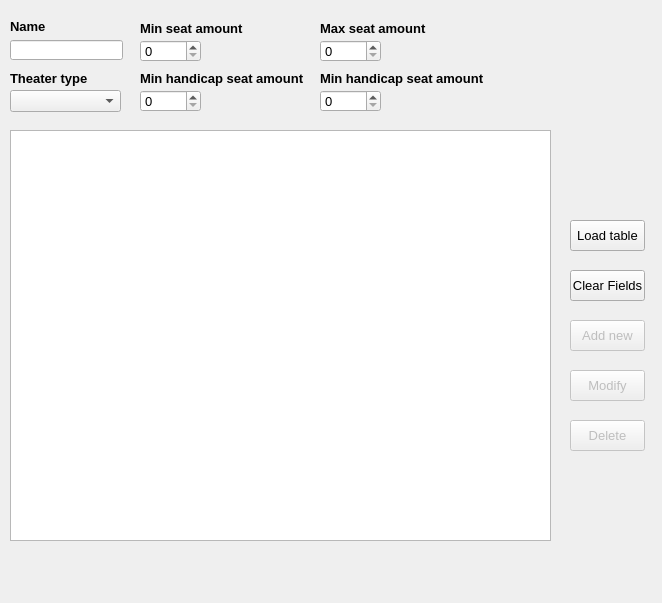
<?xml version="1.0" encoding="UTF-8"?>
<ui version="4.0">
 <class>TheatersForm</class>
 <widget class="QMainWindow" name="TheatersForm">
  <property name="geometry">
   <rect>
    <x>0</x>
    <y>0</y>
    <width>662</width>
    <height>603</height>
   </rect>
  </property>
  <property name="font">
   <font>
    <pointsize>10</pointsize>
   </font>
  </property>
  <property name="windowTitle">
   <string>Theaters</string>
  </property>
  <property name="windowIcon">
   <iconset resource="MyResources.qrc">
    <normaloff>:/Images/theater pic.png</normaloff>:/Images/theater pic.png</iconset>
  </property>
  <widget class="QWidget" name="centralwidget">
   <widget class="QTableView" name="tvwTable">
    <property name="geometry">
     <rect>
      <x>10</x>
      <y>130</y>
      <width>541</width>
      <height>411</height>
     </rect>
    </property>
   </widget>
   <widget class="QPushButton" name="pbtAddNew">
    <property name="enabled">
     <bool>false</bool>
    </property>
    <property name="geometry">
     <rect>
      <x>570</x>
      <y>320</y>
      <width>75</width>
      <height>31</height>
     </rect>
    </property>
    <property name="text">
     <string>Add new</string>
    </property>
   </widget>
   <widget class="QPushButton" name="pbtClearFields">
    <property name="enabled">
     <bool>true</bool>
    </property>
    <property name="geometry">
     <rect>
      <x>570</x>
      <y>270</y>
      <width>75</width>
      <height>31</height>
     </rect>
    </property>
    <property name="text">
     <string>Clear Fields</string>
    </property>
   </widget>
   <widget class="QPushButton" name="pbtModify">
    <property name="enabled">
     <bool>false</bool>
    </property>
    <property name="geometry">
     <rect>
      <x>570</x>
      <y>370</y>
      <width>75</width>
      <height>31</height>
     </rect>
    </property>
    <property name="text">
     <string>Modify</string>
    </property>
   </widget>
   <widget class="QPushButton" name="pbtLoadTable">
    <property name="geometry">
     <rect>
      <x>570</x>
      <y>220</y>
      <width>75</width>
      <height>31</height>
     </rect>
    </property>
    <property name="text">
     <string>Load table</string>
    </property>
   </widget>
   <widget class="QPushButton" name="pbtDelete">
    <property name="enabled">
     <bool>false</bool>
    </property>
    <property name="geometry">
     <rect>
      <x>570</x>
      <y>420</y>
      <width>75</width>
      <height>31</height>
     </rect>
    </property>
    <property name="text">
     <string>Delete</string>
    </property>
   </widget>
   <widget class="QLabel" name="label">
    <property name="geometry">
     <rect>
      <x>10</x>
      <y>20</y>
      <width>47</width>
      <height>13</height>
     </rect>
    </property>
    <property name="font">
     <font>
      <pointsize>10</pointsize>
      <weight>75</weight>
      <bold>true</bold>
     </font>
    </property>
    <property name="text">
     <string>Name</string>
    </property>
   </widget>
   <widget class="QLineEdit" name="ledName">
    <property name="geometry">
     <rect>
      <x>10</x>
      <y>40</y>
      <width>113</width>
      <height>20</height>
     </rect>
    </property>
   </widget>
   <widget class="QLabel" name="label_2">
    <property name="geometry">
     <rect>
      <x>10</x>
      <y>70</y>
      <width>91</width>
      <height>16</height>
     </rect>
    </property>
    <property name="font">
     <font>
      <pointsize>10</pointsize>
      <weight>75</weight>
      <bold>true</bold>
     </font>
    </property>
    <property name="text">
     <string>Theater type</string>
    </property>
   </widget>
   <widget class="QComboBox" name="cbxTheaterType">
    <property name="geometry">
     <rect>
      <x>10</x>
      <y>90</y>
      <width>111</width>
      <height>22</height>
     </rect>
    </property>
   </widget>
   <widget class="QLabel" name="label_3">
    <property name="geometry">
     <rect>
      <x>140</x>
      <y>20</y>
      <width>111</width>
      <height>16</height>
     </rect>
    </property>
    <property name="font">
     <font>
      <pointsize>10</pointsize>
      <weight>75</weight>
      <bold>true</bold>
     </font>
    </property>
    <property name="text">
     <string>Min seat amount</string>
    </property>
   </widget>
   <widget class="QSpinBox" name="spbMinSeatAmount">
    <property name="geometry">
     <rect>
      <x>140</x>
      <y>40</y>
      <width>61</width>
      <height>22</height>
     </rect>
    </property>
    <property name="maximum">
     <number>999</number>
    </property>
   </widget>
   <widget class="QLabel" name="label_4">
    <property name="geometry">
     <rect>
      <x>320</x>
      <y>20</y>
      <width>121</width>
      <height>16</height>
     </rect>
    </property>
    <property name="font">
     <font>
      <pointsize>10</pointsize>
      <weight>75</weight>
      <bold>true</bold>
     </font>
    </property>
    <property name="text">
     <string>Max seat amount</string>
    </property>
   </widget>
   <widget class="QSpinBox" name="spbMaxSeatAmount">
    <property name="geometry">
     <rect>
      <x>320</x>
      <y>40</y>
      <width>61</width>
      <height>22</height>
     </rect>
    </property>
    <property name="maximum">
     <number>999</number>
    </property>
   </widget>
   <widget class="QLabel" name="label_5">
    <property name="geometry">
     <rect>
      <x>320</x>
      <y>70</y>
      <width>181</width>
      <height>16</height>
     </rect>
    </property>
    <property name="font">
     <font>
      <pointsize>10</pointsize>
      <weight>75</weight>
      <bold>true</bold>
     </font>
    </property>
    <property name="text">
     <string>Min handicap seat amount</string>
    </property>
   </widget>
   <widget class="QLabel" name="label_6">
    <property name="geometry">
     <rect>
      <x>140</x>
      <y>70</y>
      <width>181</width>
      <height>16</height>
     </rect>
    </property>
    <property name="font">
     <font>
      <pointsize>10</pointsize>
      <weight>75</weight>
      <bold>true</bold>
     </font>
    </property>
    <property name="text">
     <string>Min handicap seat amount</string>
    </property>
   </widget>
   <widget class="QSpinBox" name="spbMinHandicapSeatAmount">
    <property name="geometry">
     <rect>
      <x>140</x>
      <y>90</y>
      <width>61</width>
      <height>22</height>
     </rect>
    </property>
    <property name="maximum">
     <number>999</number>
    </property>
   </widget>
   <widget class="QSpinBox" name="spbMaxHandicapSeatAmount">
    <property name="geometry">
     <rect>
      <x>320</x>
      <y>90</y>
      <width>61</width>
      <height>22</height>
     </rect>
    </property>
    <property name="maximum">
     <number>999</number>
    </property>
   </widget>
  </widget>
  <widget class="QMenuBar" name="menubar">
   <property name="geometry">
    <rect>
     <x>0</x>
     <y>0</y>
     <width>662</width>
     <height>23</height>
    </rect>
   </property>
  </widget>
  <widget class="QStatusBar" name="statusbar">
   <property name="sizeGripEnabled">
    <bool>false</bool>
   </property>
  </widget>
 </widget>
 <resources>
  <include location="MyResources.qrc"/>
 </resources>
 <connections/>
</ui>
